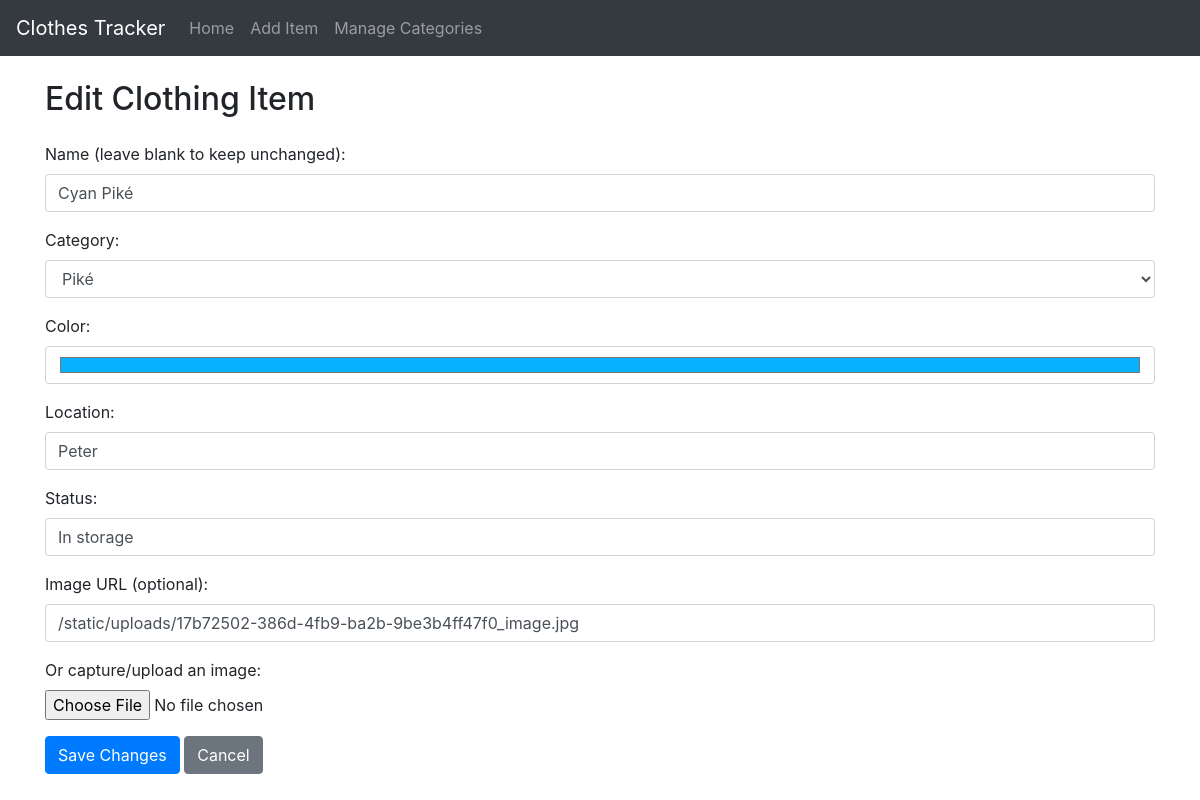
Screenshot of /edit/1 with the database file from the repository.
### app.py (models this page shows, shortened)
class Clothing(db.Model):
    id = db.Column(db.Integer, primary_key=True)
    name = db.Column(db.String(100), nullable=False)
    category_id = db.Column(db.Integer, db.ForeignKey('category.id'), nullable=False)
    category = db.relationship('Category', backref=db.backref('clothes', lazy=True))
    color = db.Column(db.String(20), nullable=False)       # hex color
    location = db.Column(db.String(50), nullable=False)
    status = db.Column(db.String(50), nullable=False)
    image_url = db.Column(db.String(200))
    last_updated = db.Column(db.DateTime, nullable=False, default=datetime.utcnow)

class Category(db.Model):
    id = db.Column(db.Integer, primary_key=True)
    name = db.Column(db.String(50), unique=True, nullable=False)

### app.py (the view, shortened to what this page needs)
@app.route('/edit/<int:clothing_id>', methods=['GET', 'POST'])
def edit(clothing_id):
    clothing_item = Clothing.query.get_or_404(clothing_id)
    categories = Category.query.order_by(Category.name).all()
    return render_template('edit.html', clothing=clothing_item, categories=categories)

### templates/edit.html
{% extends 'base.html' %}
{% block content %}
<h2 class="mb-4">Edit Clothing Item</h2>
<form method="POST" enctype="multipart/form-data">
  <div class="form-group">
    <label>Name (leave blank to keep unchanged):</label>
    <input type="text" name="name" class="form-control" value="{{ clothing.name }}">
  </div>
  <div class="form-group">
    <label>Category:</label>
    <select name="category" class="form-control" required>
      {% for cat in categories %}
      <option value="{{ cat.id }}" {% if cat.id == clothing.category_id %}selected{% endif %}>
        {{ cat.name }}
      </option>
      {% endfor %}
    </select>
  </div>
  <div class="form-group">
    <label>Color:</label>
    <input type="color" name="color" class="form-control" value="{{ clothing.color }}" required>
  </div>
  <div class="form-group">
    <label>Location:</label>
    <input type="text" name="location" class="form-control" value="{{ clothing.location }}" required>
  </div>
  <div class="form-group">
    <label>Status:</label>
    <input type="text" name="status" class="form-control" value="{{ clothing.status }}" required>
  </div>
  <div class="form-group">
    <label>Image URL (optional):</label>
    <input type="url" name="image_url" class="form-control" value="{{ clothing.image_url }}" placeholder="http://">
  </div>
  <div class="form-group">
    <label>Or capture/upload an image:</label>
    <input type="file" name="image_file" class="form-control-file" accept="image/*" capture="camera">
  </div>
  <button type="submit" class="btn btn-primary">Save Changes</button>
  <a href="{{ url_for('index') }}" class="btn btn-secondary">Cancel</a>
</form>
{% endblock %}

### rows the page displays
Clothing: name "Cyan Piké", category "Piké", color "#09b0ff", location "Peter", status "In storage", image_url "/static/uploads/17b72502-386d-4fb9-ba2b-9be3b4ff47f0_image.jpg"
